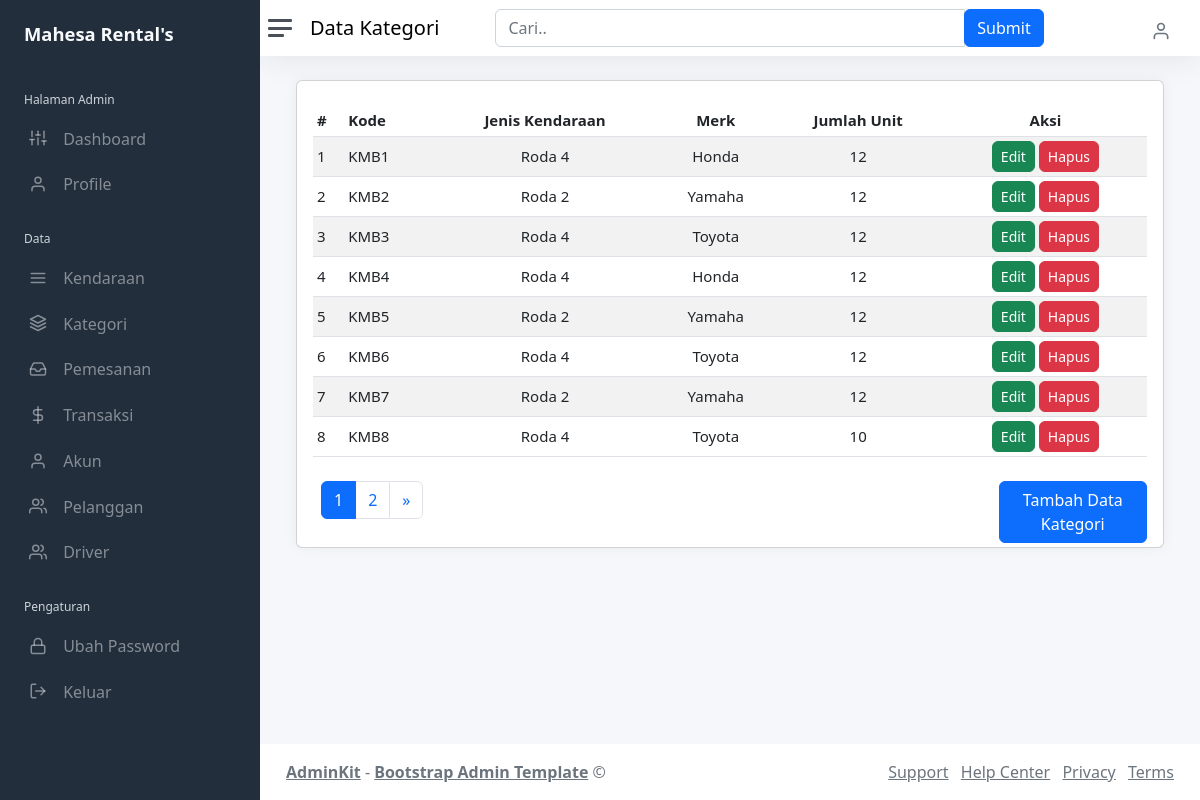
Page /index.php/kategori on the committed database.
### tables this page shows
CREATE TABLE `tb_kategori` (
  `id` int(11) NOT NULL AUTO_INCREMENT,
  `kode_kategori` varchar(10) DEFAULT NULL,
  `jenis_kendaraan` varchar(100) DEFAULT NULL,
  `merk` varchar(100) DEFAULT NULL,
  `jumlah` int(11) DEFAULT NULL,
  PRIMARY KEY (`id`),
  UNIQUE KEY `kode_kategori` (`kode_kategori`)
);

### application/controllers/Kategori.php (called while the page is built, shortened)
<?php
class Kategori extends CI_Controller
{
    private $user = 'admin';
    public function __construct()
    {
        $this->load->model('Kategori_model', 'kategori');
    }
    public function index()
    {
        $this->load->library('pagination');
        if ($this->input->post('submit')) {
            $data['keyword'] = $this->input->post('keyword');
            $this->session->set_userdata('keyword', $data['keyword']);
            $config['total_rows'] = $this->kategori->countPencarian($data['keyword']);
        } else {
            if (empty($this->session->userdata('keyword'))) {
                $data['keyword'] = $this->session->userdata('keyword');
                $config['total_rows'] = $this->kategori->countKategori();
            } else {
                $data['keyword'] = $this->session->userdata('keyword');
                $config['total_rows'] = $this->kategori->countPencarian($this->session->userdata('keyword'));
            }
        }
        $config['per_page'] = 8;
        $data['start'] = $this->uri->segment(3);
        $data['user'] = $this->user;
        $data['total_data'] = $config['total_rows'];
        $data['judulHalaman'] = 'Data kategori';
        $data['kategori'] = $this->kategori->cariData($config['per_page'], $data['start'], $data['keyword']);
        $data['judulHalaman'] = 'Data Kategori';
        $this->load->view('templates/header');
        $this->load->view('templates/sidebar', $data);
        $this->load->view('templates/navbar', $data);
        $this->load->view('admin/Data_Kategori', $data);
        $this->load->view('templates/footer');
    }
}

### index.php (called while the page is built, shortened)
<?php
require_once BASEPATH.'core/CodeIgniter.php';

### application/config/config.php (called while the page is built, shortened)
<?php
$config['base_url'] = 'http://localhost/SIRENMO/';
$config['index_page'] = '';
$config['uri_protocol']    = 'REQUEST_URI';
$config['url_suffix'] = '';
$config['language']    = 'english';
$config['charset'] = 'UTF-8';
$config['enable_hooks'] = FALSE;
$config['subclass_prefix'] = 'MY_';
$config['composer_autoload'] = FALSE;
$config['permitted_uri_chars'] = 'a-z 0-9~%.:_\-';
$config['enable_query_strings'] = FALSE;
$config['controller_trigger'] = 'c';
$config['function_trigger'] = 'm';
$config['directory_trigger'] = 'd';
$config['allow_get_array'] = TRUE;
$config['log_threshold'] = 0;
$config['log_path'] = '';
$config['log_file_extension'] = '';
$config['log_file_permissions'] = 0644;
$config['log_date_format'] = 'Y-m-d H:i:s';
$config['error_views_path'] = '';
$config['cache_path'] = '';
$config['cache_query_string'] = FALSE;
$config['encryption_key'] = '';
$config['sess_driver'] = 'files';
$config['sess_cookie_name'] = 'ci_session';
$config['sess_samesite'] = 'Lax';
$config['sess_expiration'] = 7200;
$config['sess_save_path'] = NULL;
$config['sess_match_ip'] = FALSE;
$config['sess_time_to_update'] = 300;
$config['sess_regenerate_destroy'] = FALSE;
$config['cookie_prefix']    = '';
$config['cookie_domain']    = '';
$config['cookie_path']        = '/';
$config['cookie_secure']    = FALSE;
$config['cookie_httponly']     = FALSE;
$config['cookie_samesite']     = 'Lax';
$config['standardize_newlines'] = FALSE;
$config['global_xss_filtering'] = FALSE;
$config['csrf_protection'] = FALSE;
$config['csrf_token_name'] = 'csrf_test_name';
$config['csrf_cookie_name'] = 'csrf_cookie_name';
$config['csrf_expire'] = 7200;
$config['csrf_regenerate'] = TRUE;
$config['csrf_exclude_uris'] = array();
$config['compress_output'] = FALSE;
$config['time_reference'] = 'local';
$config['rewrite_short_tags'] = FALSE;
$config['proxy_ips'] = '';

### application/models/Kategori_model.php (called while the page is built, shortened)
<?php
class Kategori_model extends CI_Model
{
    public function cariData($limit, $start, $keyword = null)
    {
        if ($keyword) {
            return $this->db->select('id, kode_kategori, jenis_kendaraan, merk, jumlah')
                ->from('tb_kategori')
                ->like('kode_kategori', $keyword)
                ->or_like('jenis_kendaraan', $keyword)
                ->or_like('merk', $keyword)
                ->or_like('jumlah', $keyword)
                ->limit($limit, $start)
                ->get()
                ->result_array();
        } else {
            return $this->db->select('id, kode_kategori, jenis_kendaraan, merk, jumlah')
                ->from('tb_kategori')
                ->limit($limit, $start)
                ->get()
                ->result_array();
        }
    }
}

### application/views/admin/Data_Kategori.php (the view, shortened to what this page needs)
<div class="row">
    <div class="col-lg-12 col-xxl-9 d-flex" style="font-size: 15px;">
        <div class="card flex-fill table-responsive pt-4 ps-3 pe-3 pb-1">
            <table class="table table-sm table-hover table-striped my-0 mb-4">
                <?php if (!empty($kategori)) : ?>
                    <thead>
                        <tr>
                            <th>#</th>
                            <th>Kode</th>
                            <th class="d-none d-xl-table-cell text-center">Jenis Kendaraan</th>
                            <th class="d-none d-xl-table-cell text-center">Merk</th>
                            <th class="d-none d-xl-table-cell text-center">Jumlah Unit</th>
                            <th class="text-center">Aksi</th>
                        </tr>
                    </thead>
                    <tbody>
                        <?php $i = $start; ?>
                        <?php foreach ($kategori as $ktr) : ?>
                            <tr>
                                <td><?= ++$i; ?></td>
                                <td><?= $ktr['kode_kategori']; ?></td>
                                <td class="d-none d-xl-table-cell text-center"><?= $ktr['jenis_kendaraan']; ?></td>
                                <td class="d-none d-xl-table-cell text-center"><?= $ktr['merk']; ?></td>
                                <td class="d-none d-xl-table-cell text-center"><?= $ktr['jumlah']; ?></td>
                                <td class="text-center">
                                    <button class="btn btn-success btn-sm rounded ubahKategori" href="<?= base_url(); ?>kategori/edit/<?= $ktr['id']; ?>" data-bs-toggle="modal" data-bs-target="#modalKategori" data-id="<?= $ktr['id']; ?>">Edit</button>
                                    <button class="btn btn-danger btn-sm rounded tombol-hapus-kategori" href="<?= base_url(); ?>kategori/hapus/<?= $ktr['id']; ?>">Hapus</button>
                                </td>
                            <?php endforeach; ?>
                            </tr>
                    </tbody>
                <?php else : ?>
                    <div class="alert alert-danger col-lg-12 mt-2" role="alert">
                        Data not found! <i>klik "Kirim" untuk kembali</i>
                    </div>
                <?php endif; ?>
            </table>
            <div class="row">
                <div class="col-md">
                    <?php echo $this->pagination->create_links(); ?></ </div>
                </div>
                <div class="col-md me-4"></div>
                <div class="col-md me-6"></div>
                <div class="col-md ms-6">
                    <button type="button" class="btn btn-primary tambahDataKategori float-right" data-bs-toggle="modal" data-bs-target="#modalKategori">
                        Tambah Data Kategori
                    </button>
                </div>
            </div>
        </div>

### application/config/pagination.php (shortened to what this page needs)
<?php
$config['num_links'] = 2;
$config['full_tag_open'] = '<nav aria-label="Page navigation example"><ul class="pagination justify-content-start mb-4 ms-2">';
$config['full_tag_close'] = '</ul></nav>';
$config['first_link'] = 'First';
$config['first_tag_open'] = '<li class="page-item">';
$config['first_tag_close'] = '</li>';
$config['last_link'] = 'Last';
$config['last_tag_open'] = '<li class="page-item">';
$config['last_tag_close'] = '</li>';
$config['next_link'] = '&raquo';
$config['next_tag_open'] = '<li class="page-item">';
$config['next_tag_close'] = '</li>';
$config['cur_tag_open'] = '<li class="page-item active"><a class="page-link" href="#">';
$config['cur_tag_close'] = '</a></li>';
$config['num_tag_open'] = '<li class="page-item">';
$config['num_tag_close'] = '</li>';

### application/views/templates/header.php (shortened to what this page needs)
<!DOCTYPE html>
<!DOCTYPE html>
<html lang="en">
<head>
    <link href="<?= base_url(); ?>public/css/app.css" rel="stylesheet">
    <link href="https://cdn.jsdelivr.net/npm/bootstrap@5.2.3/dist/css/bootstrap.min.css" rel="stylesheet">
</head>
<body>

### application/views/templates/sidebar.php (shortened to what this page needs)
<div class="wrapper">
    <nav id="sidebar" class="sidebar js-sidebar">
        <div class="sidebar-content js-simplebar">
            <a class="sidebar-brand text-decoration-none" href="index.html">
                <span class="align-middle">Mahesa Rental's</span>
            </a>
            <?php if ($user == 'admin') { ?>
                <ul class="sidebar-nav">
                    <li class="sidebar-header">
                        Halaman Admin
                    </li>
                    <li class="sidebar-item">
                        <a class="sidebar-link" href="<?= base_url(); ?>/admin/index">
                            <i class="align-middle" data-feather="sliders"></i> <span class="align-middle">Dashboard</span>
                        </a>
                    </li>
                    <li class="sidebar-item">
                        <a class="sidebar-link" href="<?= base_url(); ?>/admin/profile">
                            <i class="align-middle" data-feather="user"></i> <span class="align-middle">Profile</span>
                        </a>
                    </li>
                    <li class="sidebar-header">
                        Data
                    </li>
                    <li class="sidebar-item">
                        <a class="sidebar-link" href="<?= base_url(); ?>mobil">
                            <i class="align-middle" data-feather="menu"></i> <span class="align-middle">Kendaraan</span>
                        </a>
                    </li>
                    <li class="sidebar-item">
                        <a class="sidebar-link" href="<?= base_url(); ?>/kategori">
                            <i class="align-middle" data-feather="layers"></i> <span class="align-middle">Kategori</span>
                        </a>
                    </li>
                    <li class="sidebar-item">
                        <a class="sidebar-link" href="<?= base_url(); ?>/home/">
                            <i class="align-middle" data-feather="inbox"></i> <span class="align-middle">Pemesanan</span>
                        </a>
                    </li>
                    <li class="sidebar-item">
                        <a class="sidebar-link" href="<?= base_url(); ?>/home/">
                            <i class="align-middle" data-feather="dollar-sign"></i> <span class="align-middle">Transaksi</span>
                        </a>
                    </li>
                    <li class="sidebar-item">
                        <a class="sidebar-link" href="<?= base_url(); ?>pelanggan/index">
                            <i class="align-middle" data-feather="user"></i> <span class="align-middle">Akun</span>
                        </a>
                    </li>
                    <li class="sidebar-item">
                        <a class="sidebar-link" href="<?= base_url(); ?>pelanggan/index">
                            <i class="align-middle" data-feather="users"></i> <span class="align-middle">Pelanggan</span>
                        </a>
                    </li>
                    <li class="sidebar-item">
                        <a class="sidebar-link" href="<?= base_url(); ?>/home">
                            <i class="align-middle" data-feather="users"></i> <span class="align-middle">Driver</span>
                        </a>
                    </li>
                    <li class="sidebar-header">
                        Pengaturan
                    </li>
                    <li class="sidebar-item">
                        <a class="sidebar-link" href="<?= base_url(); ?>/home/">
                            <i class="align-middle" data-feather="lock"></i> <span class="align-middle">Ubah Password</span>
                        </a>
                    </li>
                    <li class="sidebar-item mb-5">
                        <a class="sidebar-link" href="<?= base_url(); ?>home/logout">
                            <i class="align-middle" data-feather="log-out"></i> <span class="align-middle">Keluar</span>
                        </a>
                    </li>
                </ul>
            <?php } ?>
        </div>
    </nav>

### application/views/templates/navbar.php (shortened to what this page needs)
<div class="main">
    <nav class="navbar navbar-expand navbar-light navbar-bg">
        <a class="sidebar-toggle js-sidebar-toggle ms-2">
            <i class="hamburger align-self-center"></i>
        </a>
        <h5 class="ml-5 pt-2 me-5"><?= $judulHalaman; ?></h5>
        <div class="col-md-7 ms-2">
            <form action="" method="post">
                <div class="input-group">
                    <input type="text" class="form-control" placeholder="Cari.." id="keyword" name="keyword">
                    <div class="input-group-append">
                        <input class="btn btn-primary" type="submit" name="submit">
                    </div>
                </div>
            </form>
        </div>
        <div class="navbar-collapse collapse">
            <ul class="navbar-nav navbar-align">
                <li class="nav-item dropdown">
                    <a class="nav-icon dropdown-toggle" href="#" id="alertsDropdown" data-bs-toggle="dropdown">
                        <div class="position-relative me-3">
                            <i class="align-middle" data-feather="user"></i>
                        </div>
                    </a>
                </li>
            </ul>
        </div>
    </nav>
    <main class="content pt-4 ps-4 pe-4">
        <div class="container-fluid">

### application/views/templates/footer.php (shortened to what this page needs)
</div>
</main>
<footer class="footer">
    <div class="container-fluid">
        <div class="row text-muted">
            <div class="col-6 text-start">
                <p class="mb-0">
                    <a class="text-muted" href="https://adminkit.io/" target="_blank"><strong>AdminKit</strong></a> - <a class="text-muted" href="https://adminkit.io/" target="_blank"><strong>Bootstrap Admin Template</strong></a> &copy;
                </p>
            </div>
            <div class="col-6 text-end">
                <ul class="list-inline">
                    <li class="list-inline-item">
                        <a class="text-muted" href="https://adminkit.io/" target="_blank">Support</a>
                    </li>
                    <li class="list-inline-item">
                        <a class="text-muted" href="https://adminkit.io/" target="_blank">Help Center</a>
                    </li>
                    <li class="list-inline-item">
                        <a class="text-muted" href="https://adminkit.io/" target="_blank">Privacy</a>
                    </li>
                    <li class="list-inline-item">
                        <a class="text-muted" href="https://adminkit.io/" target="_blank">Terms</a>
                    </li>
                </ul>
            </div>
        </div>
    </div>
</footer>
</div>
</div>
</body>
</html>

### rows in the picture
tb_kategori: kode_kategori "KMB1", jenis_kendaraan "Roda 4", merk "Honda", jumlah "12"
tb_kategori: kode_kategori "KMB2", jenis_kendaraan "Roda 2", merk "Yamaha", jumlah "12"
tb_kategori: kode_kategori "KMB3", jenis_kendaraan "Roda 4", merk "Toyota", jumlah "12"
tb_kategori: kode_kategori "KMB4", jenis_kendaraan "Roda 4", merk "Honda", jumlah "12"
tb_kategori: kode_kategori "KMB5", jenis_kendaraan "Roda 2", merk "Yamaha", jumlah "12"
tb_kategori: kode_kategori "KMB6", jenis_kendaraan "Roda 4", merk "Toyota", jumlah "12"
tb_kategori: kode_kategori "KMB7", jenis_kendaraan "Roda 2", merk "Yamaha", jumlah "12"
tb_kategori: kode_kategori "KMB8", jenis_kendaraan "Roda 4", merk "Toyota", jumlah "10"

### other values in the picture
$judulHalaman "Data Kategori"
$this->pagination->create_links() "1 2 »"
